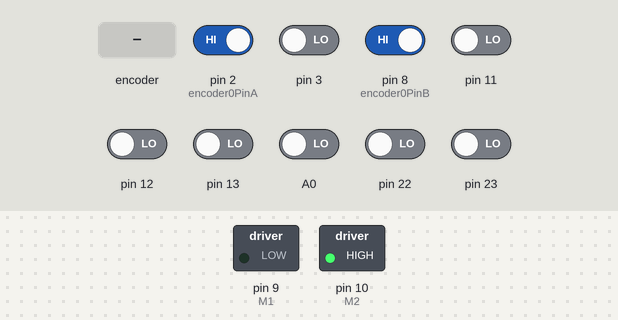
A sketch run on a simulated Arduino Uno, built with avr-gcc and run on an emulated ATmega328P. Parts: switched loads named in the sketch (green lamp = pin HIGH). The inputs (shaded band) are chosen by the test bench; at power-on: pin 2 (encoder0PinA), pin 8 (encoder0PinB) HIGH, A0, pin 3, pin 11–13, pin 22, pin 23 LOW.

Above: at 1.2 s.
1.3 s: rotary encoder on pin 2 (encoder0PinA) / pin 8 (encoder0PinB) turned 3 steps (first pin leading)
At 2.7 s:
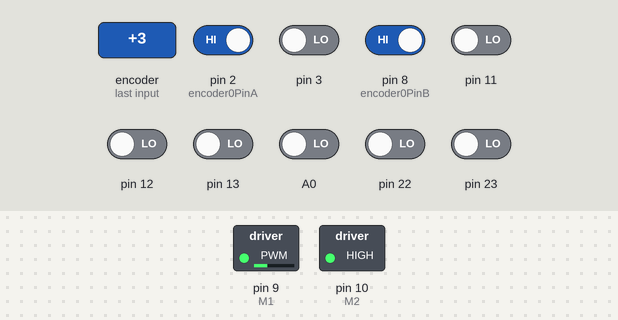
3.4 s: rotary encoder on pin 2 (encoder0PinA) / pin 8 (encoder0PinB) turned 1 step (first pin leading)
At 4.0 s:
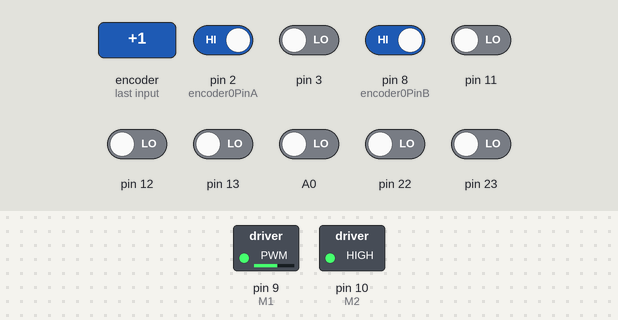
5.1 s: rotary encoder on pin 2 (encoder0PinA) / pin 8 (encoder0PinB) turned 1 step (first pin leading)
At 6.4 s:
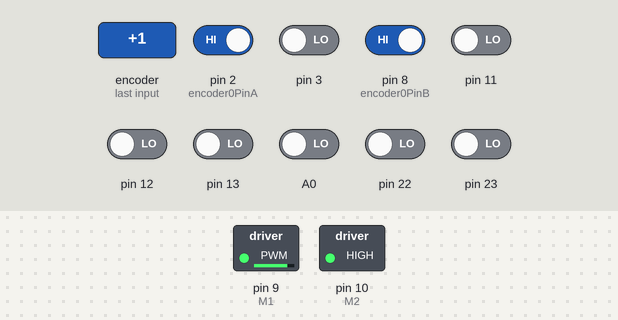
6.8 s: pin 3 driven HIGH
At 7.4 s:
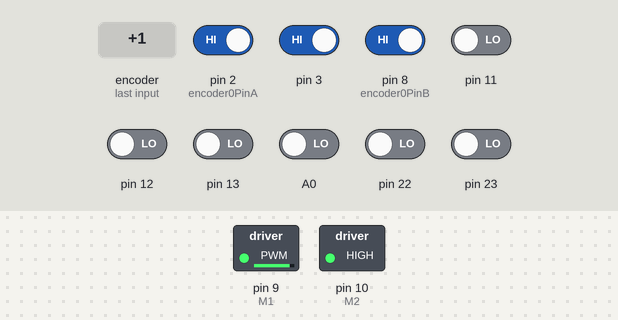
Timing chart, 0 to 9.3 s (numbered marks = the images above; inputs shaded):
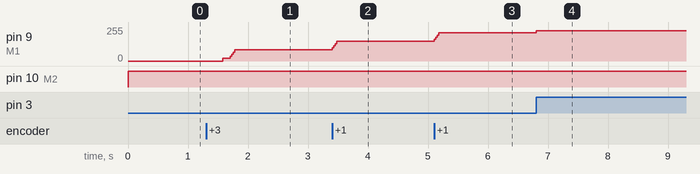

The sketch:

ClosedLoopDC.ino
```cpp
/*

   This program uses an Arduino for a closed-loop control of a DC-motor.
   You may have gotten a forked version but the original by Dan Hartman is here:
   https://github.com/dynamodan/ClosedLoopDC

   It was inspired by misan's dcservo.ino file which was inspired by ServoStrap,
   but looks less and less like it all the time.  Credit for these go here:

   https://github.com/misan/dcservo/blob/master/dcservo.ino
   https://github.com/danithebest91/ServoStrap

   specifically its PID stragegy is completely different (or non-existent).

   Motor motion is still detected by a quadrature encoder.
   Two inputs named STEP and DIR allow changing the target position.

   Pins used:
   Digital inputs 2 & 8 are connected to the two encoder signals (AB).
   Digital input 3 is the STEP input.
   Analog input 0 is the DIR input.
   Digital outputs 9 and 10 are PWM and DIR outputs for a mosfet driver board
   (I'm using the MD10C R3 H-bridge and MDD10A dual H-bridge from robotshop.com)

   Please note that you need to tune RMult, RDiv, PWMin, and DZone and possibly other
   values to the "acoustics" of your particular machine with variations on encoder
   resolution, motor gearing etc.  Its probably a good idea to read through and
   attempt to understand what is happening.  In the setup() function there is also
   a place to choose 4x or 2x quadrature encoder interrupt resolution.

*/

#include <PinChangeInt.h>
#define encoder0PinA  2 // PD2;
#define encoder0PinB  8  // PB0;
#define M1            9  // PWM output, this one gives 16KHz with an 8MHz crystal or the 8MHz internal clock
#define M2            10  // DIR output

#define SMax	512	// Speed Maximum, limit the target rate to this.  Never lower than 256, never higher than what your encoder can reliably drive the arduino's inputs
#define RMult	16 	// Rate multiplier, less with higher resolution
#define RDiv	16  // Rate divider, generally 256 / RMult.  Greater with higher resolution
#define PWMin	5 	// where PWM starts, if greater than zero. Increase this if motors sit there squealing with not enough torque to move
#define DZone 	5	// Dead Zone, the encoder can freely move this many clicks either direction before torque is called
#define PMarg	64	// Plugging margin, any margin above this will always give 100% power in the opposite direction when plugging (resisting movement away from target)
#define BLash	8	// Backlash compensation

double output = 0;
double margin = 0;

volatile long encoder0Pos = 0;

long messageMillis = 0;        // will store last time LED was updated
long delayMillis = 0;
double lastPos = 0;
volatile long spd = 0;
long rate = 0;
long targetRate = 0;
volatile long lastMicros;
volatile long target = 0;  // destination location at any moment

volatile bool cw = false; // motor spin direction, needed to compute forward or braking
volatile bool braking = false;
volatile bool plugging = false;

void setup() {
  pinMode(M1, OUTPUT);
  pinMode(M2, OUTPUT);
  pinMode(encoder0PinA, INPUT);
  pinMode(encoder0PinB, INPUT);
  digitalWrite(encoder0PinA, 1); // weak pullup (I add a 220 ohm pullup in some cases)
  digitalWrite(encoder0PinB, 1); // weak pullup

  pinMode(A0, INPUT);
  pinMode(3, INPUT);

  setPwmFrequency(M1, 1);

  // reading the input from the encoder at 4x resolution: (comment this out if the 2x block below is in use)
  PCintPort::attachInterrupt(encoder0PinB, doEncoderMotor0,CHANGE); // now with 4x resolution as we use the two edges of A & B pins
  attachInterrupt(0, doEncoderMotor0, CHANGE);  // encoder pin on interrupt 0 - pin 2

  // // reading the input from the encoder at 2x resolution: (comment this out if the 4x block above is in use)
  // use this if the encoder is extremely fine resolution, or has issues with speed too
  // great for a given resolution and clock speed
  // attachInterrupt(0, doHalfEncoderMotor0, CHANGE);  // encoder pin on interrupt 0 - pin 2

  // reading the input from GRBL:
  attachInterrupt(1, countStep, RISING);  //on pin 3

  // Serial.begin (4800);
}

void loop() {
    // interpret received data as an integer (no CR LR)
    //if(Serial.available()) target=Serial.parseInt();

    margin = abs(encoder0Pos - target) - DZone; // how far off is the encoder?
    if(margin < 0) { margin = 0; }

    rate = 1000000 / spd;  // clicks per second, or something like that

    // every 50 millis, check if we've moved.  If not, then rate is zero.
    //if(lastPos == encoder0Pos) { rate = 0; }
    //if(millis() > delayMillis + 50) {
    //  lastPos = encoder0Pos;
    //  delayMillis = millis();
      // target -= 2;
    //}

    // The farther off target we are, the faster we should try to get there.
    // In other words, this setting governs how quickly torque will build up the farther
    // off target (or, say the margin) the encoder is
    targetRate = margin * RMult;
    if(targetRate > SMax) { targetRate = SMax; } // but we can only go x fast

    // we should only be a factor of y of the rate, depends how much resolution
    rate = rate / RDiv;
    if(rate - 20 > targetRate) { braking = true; } else { braking = false; }
    output = targetRate - rate;

    // integrate an offset:
    if(output > 0) { output += PWMin; }
    if(output < 0) { output -= PWMin; }

    // speed up, step on the gas!
    if(output > 255) {
      output = 255;
    }

    // slow down, put on the brakes!
    if(output < -255) { output = -255; }

    // invert PWM output for main direction:
    if(encoder0Pos < target) {
      output = output * -1;
    }

    // invert PWM in overshoot condition:
    plugging = false;
    if(rate > 0) {
      if(encoder0Pos < target && cw == false && output > 0) { // going away from target!!
        output = output * -1;
        plugging = true;
      } else if(encoder0Pos > target && cw == true && output < 0) { // going away from target!!
        output = output * -1;
        plugging = true;
      }
    }

    if(braking) {
      output = output * -1;
    }

    else if(plugging == true && margin > PMarg) {
      if(output > 0) { output = 255; }
      else if(output < 0) { output = -255; }
    }

    if(margin == 0) { output = 0; }

    // write the PWM force value to the speed control:
    pwmOutSigned(output);

    // print encoder and target every second throgh the serial port
    //if(millis() > messageMillis+4000 )  {
    //    if(encoder0Pos == target) { output = 0; }
    //    Serial.print(encoder0Pos); Serial.print("->");
    //    Serial.print(output); Serial.print("->");
    //    Serial.println(rate);
    //    messageMillis=millis();
    //    if(target == 0) { target = 2000; } else { target = 0; }
    //}
}

void pwmOutSigned(int out) {
  if(out<0) {
    analogWrite(M1, abs(out));
    digitalWrite(M2, 0);
  } else {
    analogWrite(M1, out);
    digitalWrite(M2, 1);
  }
}

void doHalfEncoderMotor0(){
  if (((PIND&B0000100)>>2) == HIGH) {   // found a low-to-high on channel A; if(digitalRead(encoderPinA)==HIGH){.... read PB0
     spd = micros() - lastMicros;
     //digitalWrite(Qu2, HIGH);
    if ((PINB&B0000001) == LOW) {  // check channel B to see which way; if(digitalRead(encoderPinB)==LOW){.... read PB0
      encoder0Pos++ ;         // CCW
      cw = false;
      //digitalWrite(Qu1, LOW);
    }
    else {
      encoder0Pos-- ;         // CW
      cw = true;
      //digitalWrite(Qu1, HIGH);
    }
  }
  else                                        // found a high-to-low on channel A
  {
    spd = micros() - lastMicros;
    //digitalWrite(Qu2, LOW);
    if ((PINB&B0000001) == LOW) {   // check channel B to see which way; if(digitalRead(encoderPinB)==LOW){.... read PB0
      //digitalWrite(Qu1, LOW);
      encoder0Pos-- ;          // CW
      cw = true;
    }
    else {
      //digitalWrite(Qu1, HIGH);
      encoder0Pos++ ;          // CCW
      cw = false;
   }
  }
  lastMicros = micros();
}

// Quadrature Encoder Matrix
const int QEM [16] = {0,-1,1,2,1,0,2,-1,-1,2,0,1,2,1,-1,0};
static unsigned char newQ, oldQ;
void doEncoderMotor0(){
  spd = micros() - lastMicros;
  oldQ = newQ;
  newQ = (PINB & 1 )+ ((PIND & 4) >> 1);
  char qChange = QEM [oldQ * 4 + newQ];
  encoder0Pos+= qChange;
  if(qChange < 0) cw = false;
  if(qChange > 0) cw = true;
  lastMicros = micros();
}

void setPwmFrequency(int pin, int divisor) {
  byte mode;
  if(pin == 5 || pin == 6 || pin == 9 || pin == 10) {
    switch(divisor) {
      case 1: mode = 0x01; break;
      case 8: mode = 0x02; break;
      case 64: mode = 0x03; break;
      case 256: mode = 0x04; break;
      case 1024: mode = 0x05; break;
      default: return;
    }
    if(pin == 5 || pin == 6) {
      TCCR0B = TCCR0B & 0b11111000 | mode;
    } else {
      TCCR1B = TCCR1B & 0b11111000 | mode;
    }
  } else if(pin == 3 || pin == 11) {
    switch(divisor) {
      case 1: mode = 0x01; break;
      case 8: mode = 0x02; break;
      case 32: mode = 0x03; break;
      case 64: mode = 0x04; break;
      case 128: mode = 0x05; break;
      case 256: mode = 0x06; break;
      case 1024: mode = 0x7; break;
      default: return;
    }
    TCCR2B = TCCR2B & 0b11111000 | mode;
  }
}

static bool currentDir;
void countStep(){ // pin A0 represents direction
  bool dirPin = PINC&B0000001;
  if (dirPin) {
    target++;
  } else {
    target--;
  }

  // compensate for PWM "stiction", backlash, and such things:
  if(currentDir) {
    if(!dirPin) {
      target -= BLash;
    }
  } else {
    if(dirPin) {
      target += BLash;
    }
  }
  currentDir = dirPin;
}
```

Measured:
- after the input at 1.3 s, pin 9 (M1): 0/255 → 19/255 after 0.28 s, → 83/255 0.12 s later
- after the input at 3.4 s, pin 9 (M1): 83/255 → 147/255 at once
- after the input at 5.1 s, pin 9 (M1): 147/255 → 211/255 at once
- after the input at 6.8 s, pin 9 (M1): 211/255 → 227/255 at once
